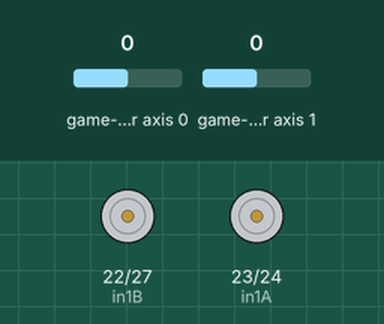
Simulated run of this program. Board: Raspberry Pi (BCM pin numbers). On the bench: motor-driver pin pairs drawn as motors (green arrow = first pin HIGH = forward, orange = second pin HIGH = backward, longer = more drive). The inputs (shaded band) are chosen by the test bench; at power-on: game-controller axis 0 0, game-controller axis 1 0. What the program prints to the terminal is not drawn.

Above: at 1.2 s.
1.3 s: game-controller axis 0 set to -1
At 2.5 s:
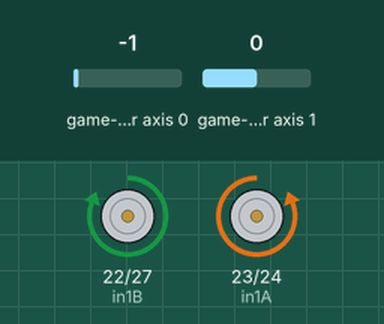
2.8 s: game-controller axis 1 set to -1
At 3.7 s:
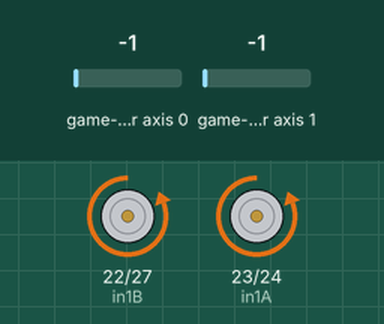
4.3 s: game-controller axis 1 set to 0.5
At 4.9 s:
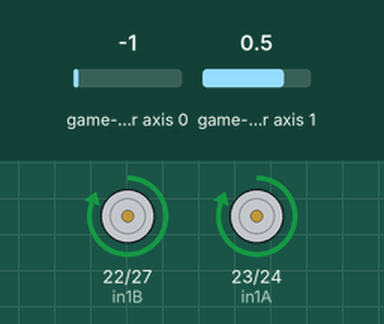
5.8 s: game-controller axis 1 set to -0.5
At 7.0 s:
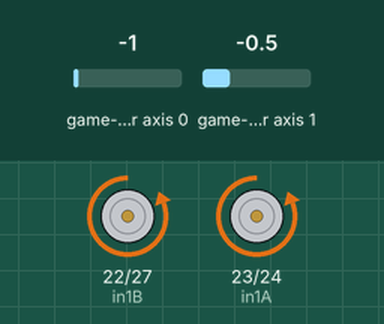
7.3 s: game-controller axis 1 set to 0
At 8.3 s:
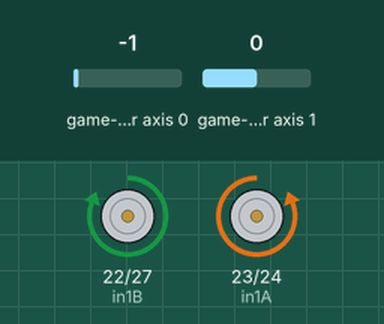
8.8 s: game-controller axis 0 set to 0.5
At 9.5 s:
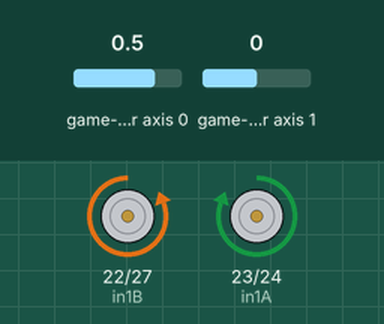
Timing chart, 0 to 11.3 s (numbered marks = the images above; inputs shaded):
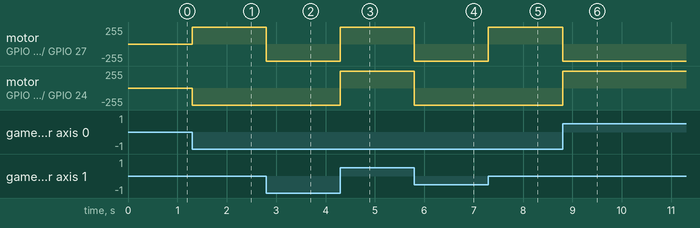

The program:

driver_one_stick.py
```python
'''
This file allows the driver to use the right joystick to control the movement of the tank
'''


import curses
import RPi.GPIO as GPIO
import os
import time
import pygame

GPIO.setmode(GPIO.BCM)

in1A = 23
in2A = 24
enA = 25

in1B = 22
in2B = 27

GPIO.setup(in1A, GPIO.OUT)
GPIO.setup(in2A, GPIO.OUT)

GPIO.setup(in1B, GPIO.OUT)
GPIO.setup(in2B, GPIO.OUT)

GPIO.output(in1A, GPIO.LOW)
GPIO.output(in2A, GPIO.LOW)

GPIO.output(in1B, GPIO.LOW)
GPIO.output(in2B, GPIO.LOW)

#initialise pygame
pygame.init()
pygame.joystick.init()

try:
    joystick = pygame.joystick.Joystick(0)
    joystick.init()

    print("Joystick initialized: {}".format(joystick.get_name()))

    while True:
        for event in pygame.event.get():
            if event.type == pygame.JOYAXISMOTION:
                axis0 = joystick.get_axis(0)  #left stick, horizontal axis
                axis1 = joystick.get_axis(1)  #left stick, vertical axis


                #forward
                if axis1 < -0.1:
                    GPIO.output(in1A, GPIO.LOW)
                    GPIO.output(in2A, GPIO.HIGH)
                    GPIO.output(in1B, GPIO.LOW)
                    GPIO.output(in2B, GPIO.HIGH)

                #backward
                elif axis1 > 0.1:
                    GPIO.output(in1A, GPIO.HIGH)
                    GPIO.output(in2A, GPIO.LOW)
                    GPIO.output(in1B, GPIO.HIGH)
                    GPIO.output(in2B, GPIO.LOW)

                #left
                elif axis0 < -0.1:
                    GPIO.output(in1A, GPIO.LOW)
                    GPIO.output(in2A, GPIO.HIGH)
                    GPIO.output(in1B, GPIO.HIGH)
                    GPIO.output(in2B, GPIO.LOW)

                #right
                elif axis0 > 0.1:
                    GPIO.output(in1A, GPIO.HIGH)
                    GPIO.output(in2A, GPIO.LOW)
                    GPIO.output(in1B, GPIO.LOW)
                    GPIO.output(in2B, GPIO.HIGH)

                #stop
                else:
                    GPIO.output(in1A, GPIO.LOW)
                    GPIO.output(in2A, GPIO.LOW)
                    GPIO.output(in1B, GPIO.LOW)
                    GPIO.output(in2B, GPIO.LOW)

except KeyboardInterrupt:
    print()
    print("interrupt")

finally:
    GPIO.cleanup()
    pygame.quit()
```

Measured:
- after the input at 1.3 s, motor on GPIO 22 (in1B) / GPIO 27 (in2B): stopped → forward 255/255 at once; motor on GPIO 23 (in1A) / GPIO 24 (in2A): stopped → backward 255/255 at once
- after the input at 2.8 s, motor on GPIO 22 (in1B) / GPIO 27 (in2B): forward 255/255 → backward 255/255 at once
- after the input at 4.3 s, motor on GPIO 22 (in1B) / GPIO 27 (in2B), motor on GPIO 23 (in1A) / GPIO 24 (in2A): backward 255/255 → forward 255/255 at once
- after the input at 5.8 s, motor on GPIO 22 (in1B) / GPIO 27 (in2B), motor on GPIO 23 (in1A) / GPIO 24 (in2A): forward 255/255 → backward 255/255 at once
- after the input at 7.3 s, motor on GPIO 22 (in1B) / GPIO 27 (in2B): backward 255/255 → forward 255/255 at once
- after the input at 8.8 s, motor on GPIO 22 (in1B) / GPIO 27 (in2B): forward 255/255 → backward 255/255 at once; motor on GPIO 23 (in1A) / GPIO 24 (in2A): backward 255/255 → forward 255/255 at once
